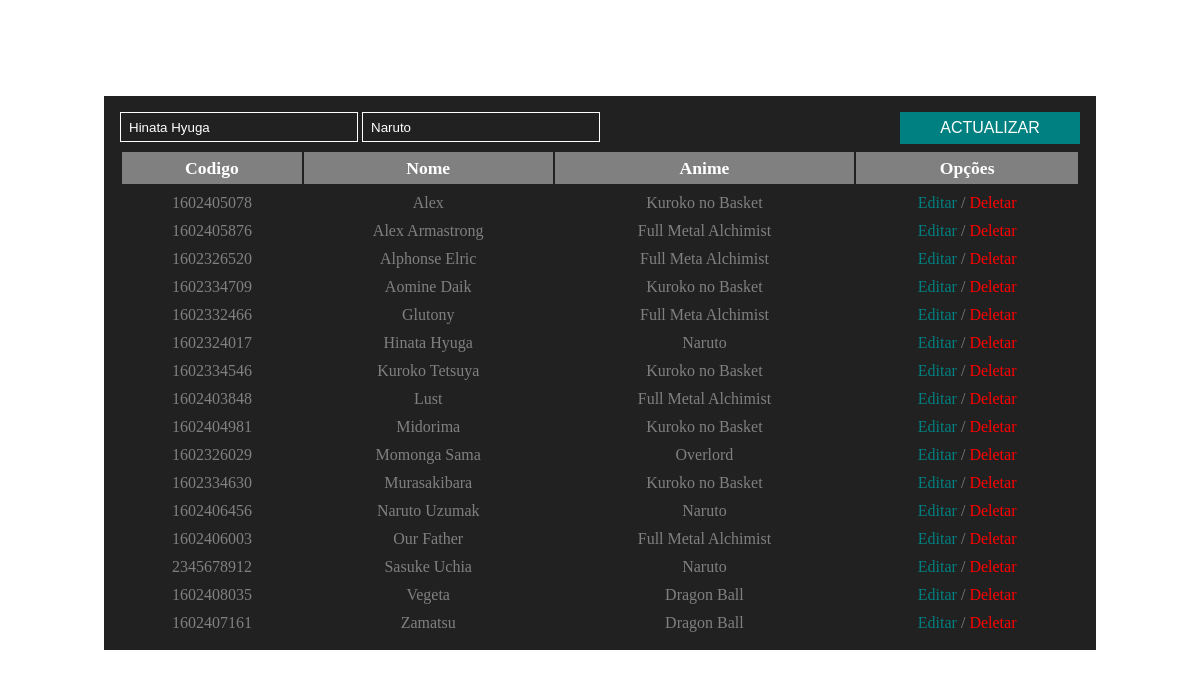
Page /index.php?IdUp=1602324017 on the committed database.
### tables this page shows
CREATE TABLE `personagem` (
  `Id_P` varchar(200) NOT NULL,
  `Nome` varchar(100) NOT NULL,
  `Anime` varchar(100) NOT NULL
);

### model/conexao.php (called while the page is built, shortened)
<?php
try{
    class Conexao{
        public function __construct($dbname,$host,$char,$root,$pass){
            $this->conexao = new PDO("mysql:dbname={$dbname};host={$host};charset={$char}",$root,$pass);
        }
    }
}catch(PDOException $e){
    print('Error '.$e->getMessage());
}

### public/tableview.php (the view)
<tbody>
	<td><?=$stmt->Id_P?></td>
	<td><?=$stmt->Nome?></td>
	<td><?=$stmt->Anime?></td>
	<td><a href="index.php?IdUp=<?=$stmt->Id_P?>" class="edit">Editar</a> / <a href="index.php?del&id=<?=$stmt->Id_P?>" class="del">Deletar</a></td>
</tbody>

### index.php (shortened to what this page needs)
<?php require 'model/crud.php';?>
<!DOCTYPE html>
<head>
    <link rel="stylesheet" type="text/css" href="assets/style.css">
</head>
<body>
	<section class="container">
		<form method="post" action="<?php require'public/formCond.php';?>">
			<input type="text" name="nome" value="<?php require'public/nameCond.php';?>">
			<input type="text" name="anime" value="<?php require'public/animeCond.php';?>">
			<input type="submit" value="<?php require'public/btnCond.php';?>" name="submit">
		</form>
		<table>
			<thead>
				<th>Codigo</th>
				<th>Nome</th>
				<th>Anime</th>
				<th>Opções</th>
			</thead>
			<?php $crud->Read()?>
		</table>
	</section>
</body>
</html>

### model/crud.php (shortened to what this page needs)
<?php
class CRUD extends Dados{
    public function Read(){
        $cmd = $this->conexao->query("SELECT *FROM personagem ORDER BY Nome");
        while($stmt = $cmd->fetch()):
        require 'public/tableview.php';
        endwhile;
    }
}

### assets/style.css (style rules this page uses)
* { margin:0 auto; padding: 0; }
section.container { background: #212121; width: 80%; margin-top: 12vh; padding:16px; }
table { width: 100%; text-align: center; font-size: 16px; margin-top: 8px; }
table td { color:grey; padding-top: 8px; }
table th { height: 4vh; font-size: 1.1em; background: grey; color:#fff; }
input[type=text] { height: 3.5vh; width: 19vw; background: transparent; border:1px solid #fff; color:#fff; padding-left: 8px; }
input[type=submit] { height: 4vh; width: 15vw; border:none; cursor: pointer; float: right; background: teal; color:#fff; font-size: 16px; }
a.edit { text-decoration:none; color:teal; }
a.del { text-decoration: none; color:red; }

### rows in the picture
personagem: nome "Hinata Hyuga", anime "Naruto", Id_P "1602324017", Nome "Hinata Hyuga", Anime "Naruto"
personagem: Id_P "1602405078", Nome "Alex", Anime "Kuroko no Basket"
personagem: Id_P "1602405876", Nome "Alex Armastrong", Anime "Full Metal Alchimist"
personagem: Id_P "1602326520", Nome "Alphonse Elric", Anime "Full Meta Alchimist"
personagem: Id_P "1602334709", Nome "Aomine Daik", Anime "Kuroko no Basket"
personagem: Id_P "1602332466", Nome "Glutony", Anime "Full Meta Alchimist"
personagem: Id_P "1602334546", Nome "Kuroko Tetsuya", Anime "Kuroko no Basket"
personagem: Id_P "1602403848", Nome "Lust", Anime "Full Metal Alchimist"
personagem: Id_P "1602404981", Nome "Midorima", Anime "Kuroko no Basket"
personagem: Id_P "1602326029", Nome "Momonga Sama", Anime "Overlord"
personagem: Id_P "1602334630", Nome "Murasakibara", Anime "Kuroko no Basket"
personagem: Id_P "1602406456", Nome "Naruto Uzumak", Anime "Naruto"
personagem: Id_P "1602406003", Nome "Our Father", Anime "Full Metal Alchimist"
personagem: Id_P "2345678912", Nome "Sasuke Uchia", Anime "Naruto"
personagem: Id_P "1602408035", Nome "Vegeta", Anime "Dragon Ball"
personagem: Id_P "1602407161", Nome "Zamatsu", Anime "Dragon Ball"
